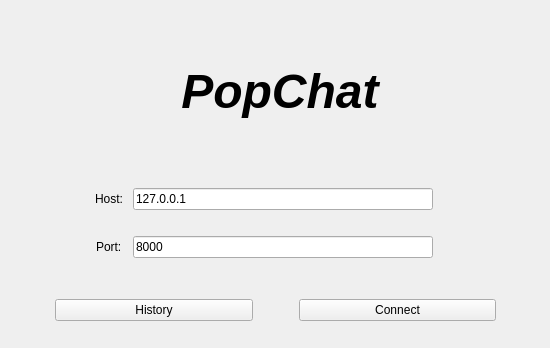
<?xml version="1.0" encoding="UTF-8"?>
<ui version="4.0">
 <class>ConnectFormClass</class>
 <widget class="QWidget" name="ConnectFormClass">
  <property name="geometry">
   <rect>
    <x>0</x>
    <y>0</y>
    <width>550</width>
    <height>348</height>
   </rect>
  </property>
  <property name="sizePolicy">
   <sizepolicy hsizetype="Fixed" vsizetype="Fixed">
    <horstretch>0</horstretch>
    <verstretch>0</verstretch>
   </sizepolicy>
  </property>
  <property name="windowTitle">
   <string>hostConnsct</string>
  </property>
  <layout class="QVBoxLayout" name="verticalLayout">
   <item>
    <layout class="QHBoxLayout" name="horizontalLayout">
     <item>
      <widget class="QLabel" name="label">
       <property name="sizePolicy">
        <sizepolicy hsizetype="Fixed" vsizetype="Preferred">
         <horstretch>0</horstretch>
         <verstretch>0</verstretch>
        </sizepolicy>
       </property>
       <property name="font">
        <font>
         <family>Segoe UI</family>
         <pointsize>36</pointsize>
         <weight>75</weight>
         <italic>true</italic>
         <bold>true</bold>
        </font>
       </property>
       <property name="styleSheet">
        <string notr="true">font{color:rgb(0, 94, 0)};</string>
       </property>
       <property name="text">
        <string> PopChat</string>
       </property>
      </widget>
     </item>
    </layout>
   </item>
   <item>
    <spacer name="verticalSpacer_3">
     <property name="orientation">
      <enum>Qt::Vertical</enum>
     </property>
     <property name="sizeType">
      <enum>QSizePolicy::Minimum</enum>
     </property>
     <property name="sizeHint" stdset="0">
      <size>
       <width>20</width>
       <height>10</height>
      </size>
     </property>
    </spacer>
   </item>
   <item>
    <layout class="QHBoxLayout" name="horizontalLayout_3">
     <property name="leftMargin">
      <number>80</number>
     </property>
     <property name="topMargin">
      <number>0</number>
     </property>
     <property name="rightMargin">
      <number>100</number>
     </property>
     <item>
      <widget class="QLabel" name="host">
       <property name="sizePolicy">
        <sizepolicy hsizetype="Fixed" vsizetype="Preferred">
         <horstretch>0</horstretch>
         <verstretch>0</verstretch>
        </sizepolicy>
       </property>
       <property name="font">
        <font>
         <family>Segoe UI</family>
         <pointsize>9</pointsize>
         <weight>50</weight>
         <bold>false</bold>
        </font>
       </property>
       <property name="text">
        <string>Host:</string>
       </property>
       <property name="buddy">
        <cstring>hostField</cstring>
       </property>
      </widget>
     </item>
     <item>
      <widget class="QLineEdit" name="hostField">
       <property name="sizePolicy">
        <sizepolicy hsizetype="Fixed" vsizetype="Fixed">
         <horstretch>0</horstretch>
         <verstretch>0</verstretch>
        </sizepolicy>
       </property>
       <property name="minimumSize">
        <size>
         <width>300</width>
         <height>0</height>
        </size>
       </property>
       <property name="font">
        <font>
         <family>Segoe UI</family>
         <pointsize>9</pointsize>
        </font>
       </property>
       <property name="text">
        <string>127.0.0.1</string>
       </property>
       <property name="alignment">
        <set>Qt::AlignLeading|Qt::AlignLeft|Qt::AlignVCenter</set>
       </property>
      </widget>
     </item>
    </layout>
   </item>
   <item>
    <spacer name="verticalSpacer_2">
     <property name="orientation">
      <enum>Qt::Vertical</enum>
     </property>
     <property name="sizeType">
      <enum>QSizePolicy::Fixed</enum>
     </property>
     <property name="sizeHint" stdset="0">
      <size>
       <width>20</width>
       <height>20</height>
      </size>
     </property>
    </spacer>
   </item>
   <item>
    <layout class="QHBoxLayout" name="horizontalLayout_4">
     <property name="leftMargin">
      <number>80</number>
     </property>
     <property name="topMargin">
      <number>0</number>
     </property>
     <property name="rightMargin">
      <number>100</number>
     </property>
     <property name="bottomMargin">
      <number>0</number>
     </property>
     <item>
      <widget class="QLabel" name="port">
       <property name="sizePolicy">
        <sizepolicy hsizetype="Fixed" vsizetype="Preferred">
         <horstretch>0</horstretch>
         <verstretch>0</verstretch>
        </sizepolicy>
       </property>
       <property name="font">
        <font>
         <family>Segoe UI</family>
         <pointsize>9</pointsize>
         <weight>50</weight>
         <bold>false</bold>
        </font>
       </property>
       <property name="text">
        <string>Port:</string>
       </property>
       <property name="alignment">
        <set>Qt::AlignLeading|Qt::AlignLeft|Qt::AlignVCenter</set>
       </property>
       <property name="buddy">
        <cstring>portField</cstring>
       </property>
      </widget>
     </item>
     <item>
      <widget class="QLineEdit" name="portField">
       <property name="enabled">
        <bool>true</bool>
       </property>
       <property name="sizePolicy">
        <sizepolicy hsizetype="Fixed" vsizetype="Fixed">
         <horstretch>0</horstretch>
         <verstretch>0</verstretch>
        </sizepolicy>
       </property>
       <property name="minimumSize">
        <size>
         <width>300</width>
         <height>0</height>
        </size>
       </property>
       <property name="font">
        <font>
         <family>Segoe UI</family>
         <pointsize>9</pointsize>
        </font>
       </property>
       <property name="layoutDirection">
        <enum>Qt::LeftToRight</enum>
       </property>
       <property name="autoFillBackground">
        <bool>false</bool>
       </property>
       <property name="text">
        <string>8000</string>
       </property>
       <property name="alignment">
        <set>Qt::AlignLeading|Qt::AlignLeft|Qt::AlignVCenter</set>
       </property>
      </widget>
     </item>
    </layout>
   </item>
   <item>
    <spacer name="verticalSpacer">
     <property name="orientation">
      <enum>Qt::Vertical</enum>
     </property>
     <property name="sizeType">
      <enum>QSizePolicy::Fixed</enum>
     </property>
     <property name="sizeHint" stdset="0">
      <size>
       <width>20</width>
       <height>35</height>
      </size>
     </property>
    </spacer>
   </item>
   <item>
    <layout class="QHBoxLayout" name="horizontalLayout_2" stretch="0,0,0,0,0">
     <property name="spacing">
      <number>6</number>
     </property>
     <property name="leftMargin">
      <number>4</number>
     </property>
     <property name="rightMargin">
      <number>3</number>
     </property>
     <property name="bottomMargin">
      <number>1</number>
     </property>
     <item>
      <spacer name="horizontalSpacer_2">
       <property name="orientation">
        <enum>Qt::Horizontal</enum>
       </property>
       <property name="sizeType">
        <enum>QSizePolicy::Minimum</enum>
       </property>
       <property name="sizeHint" stdset="0">
        <size>
         <width>40</width>
         <height>20</height>
        </size>
       </property>
      </spacer>
     </item>
     <item>
      <widget class="QPushButton" name="historyButton">
       <property name="font">
        <font>
         <family>Segoe UI</family>
         <pointsize>9</pointsize>
         <weight>50</weight>
         <bold>false</bold>
        </font>
       </property>
       <property name="text">
        <string>History</string>
       </property>
      </widget>
     </item>
     <item>
      <spacer name="horizontalSpacer">
       <property name="orientation">
        <enum>Qt::Horizontal</enum>
       </property>
       <property name="sizeType">
        <enum>QSizePolicy::Minimum</enum>
       </property>
       <property name="sizeHint" stdset="0">
        <size>
         <width>40</width>
         <height>20</height>
        </size>
       </property>
      </spacer>
     </item>
     <item>
      <widget class="QPushButton" name="connectButton">
       <property name="font">
        <font>
         <family>Segoe UI</family>
         <pointsize>9</pointsize>
         <weight>50</weight>
         <bold>false</bold>
        </font>
       </property>
       <property name="text">
        <string>Connect</string>
       </property>
      </widget>
     </item>
     <item>
      <spacer name="horizontalSpacer_3">
       <property name="orientation">
        <enum>Qt::Horizontal</enum>
       </property>
       <property name="sizeType">
        <enum>QSizePolicy::Minimum</enum>
       </property>
       <property name="sizeHint" stdset="0">
        <size>
         <width>40</width>
         <height>20</height>
        </size>
       </property>
      </spacer>
     </item>
    </layout>
   </item>
   <item>
    <spacer name="verticalSpacer_4">
     <property name="orientation">
      <enum>Qt::Vertical</enum>
     </property>
     <property name="sizeType">
      <enum>QSizePolicy::Fixed</enum>
     </property>
     <property name="sizeHint" stdset="0">
      <size>
       <width>20</width>
       <height>15</height>
      </size>
     </property>
    </spacer>
   </item>
  </layout>
 </widget>
 <layoutdefault spacing="6" margin="11"/>
 <tabstops>
  <tabstop>historyButton</tabstop>
  <tabstop>connectButton</tabstop>
 </tabstops>
 <resources>
  <include location="connectForm.qrc"/>
 </resources>
 <connections/>
</ui>
